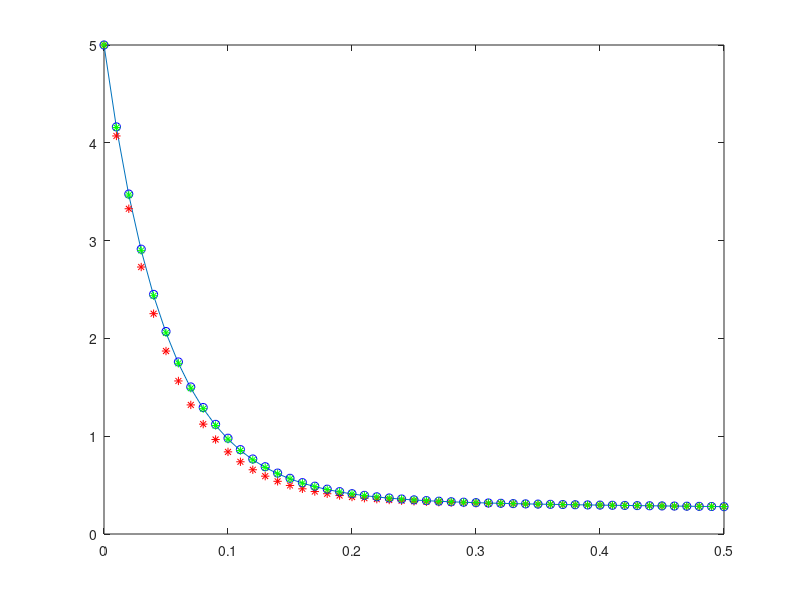

This chart was generated by the following MATLAB code:
f = @(y,t)-20*y + 7*exp(-0.5*t);
y0 = 5;
t0 = 0; t1 = 0.5;
h = 0.01;
%Chinh xac
y_chinhxac = @(t)5*exp(-20*t)+(7/19.5)*(exp(-0.5*t)-exp(-20*t));
X = t0:h:t1;
Y_cx = feval(y_chinhxac,X);
plot(X,Y_cx); hold on;
%Forward Euler
for t=t0:h:t1;
    Y = y0 + h*feval(f,y0,t);
    plot(t,y0,'r*');
    y0 = Y;
end
%Runge Kutte Bac 2
y0 = 5;
for t=t0:h:t1;
    k1 = h*feval(f,y0,t);
    k2 = h*feval(f,y0+k1,t+h);
    Y = y0 + 0.5*(k1 + k2);
    plot(t,y0,'bo');
    y0 = Y;
end
%Runge Kutte Bac 3
y0 = 5;
for t=t0:h:t1;
    k1 = h*feval(f,y0,t);
    k2 = h*feval(f,y0+0.5*k1,t+0.5*h);
    k3 = h*feval(f,y0-k1+2*k2,t+h);
    Y = y0 + (k1 + 4*k2 + k3)/6;
    plot(t,y0,'g*');
    y0 = Y;
end
